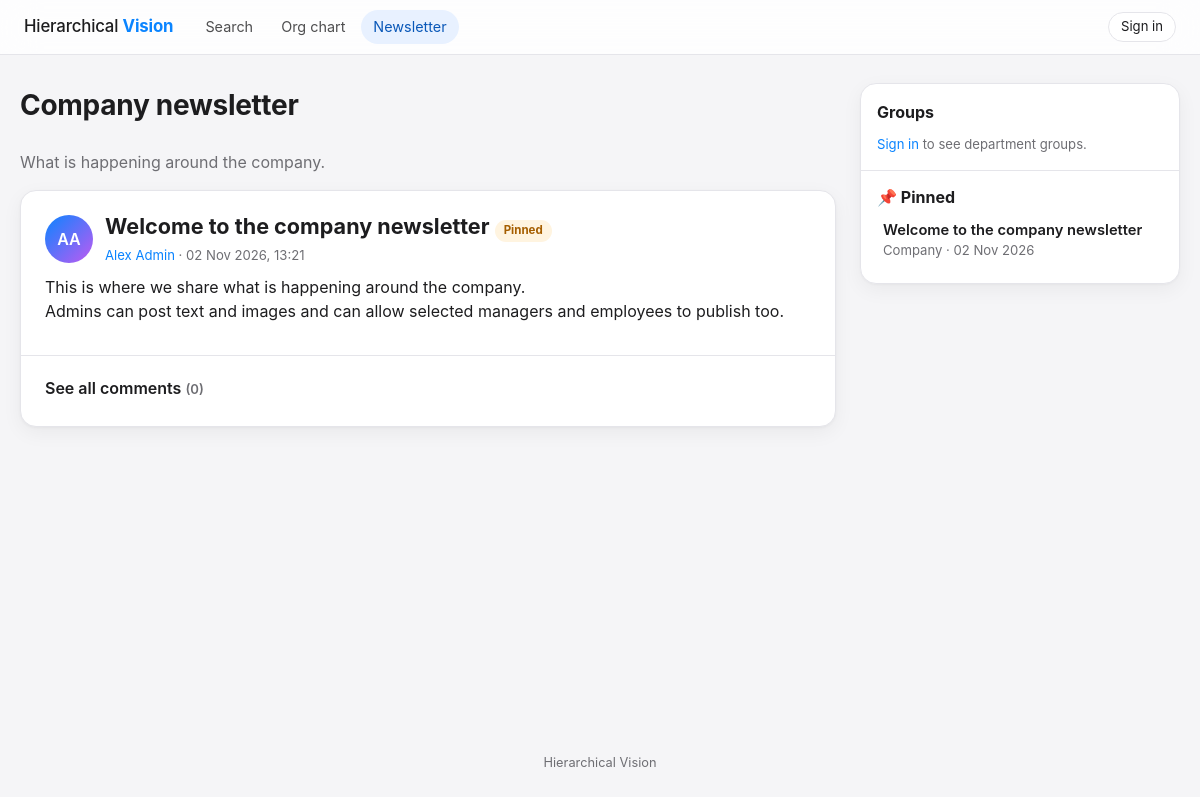
/newsletter/, run on an earlier commit of the app's database.
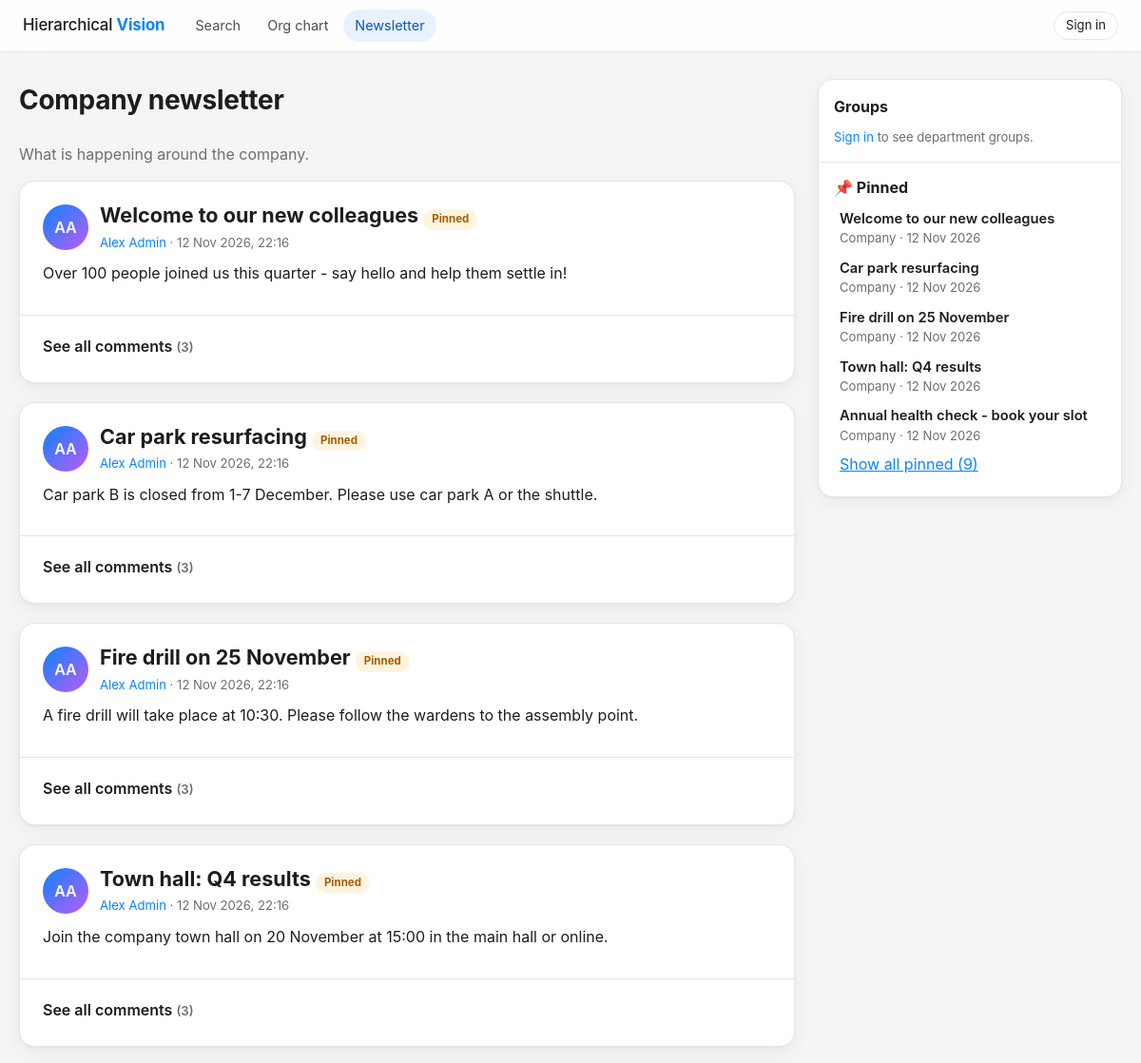
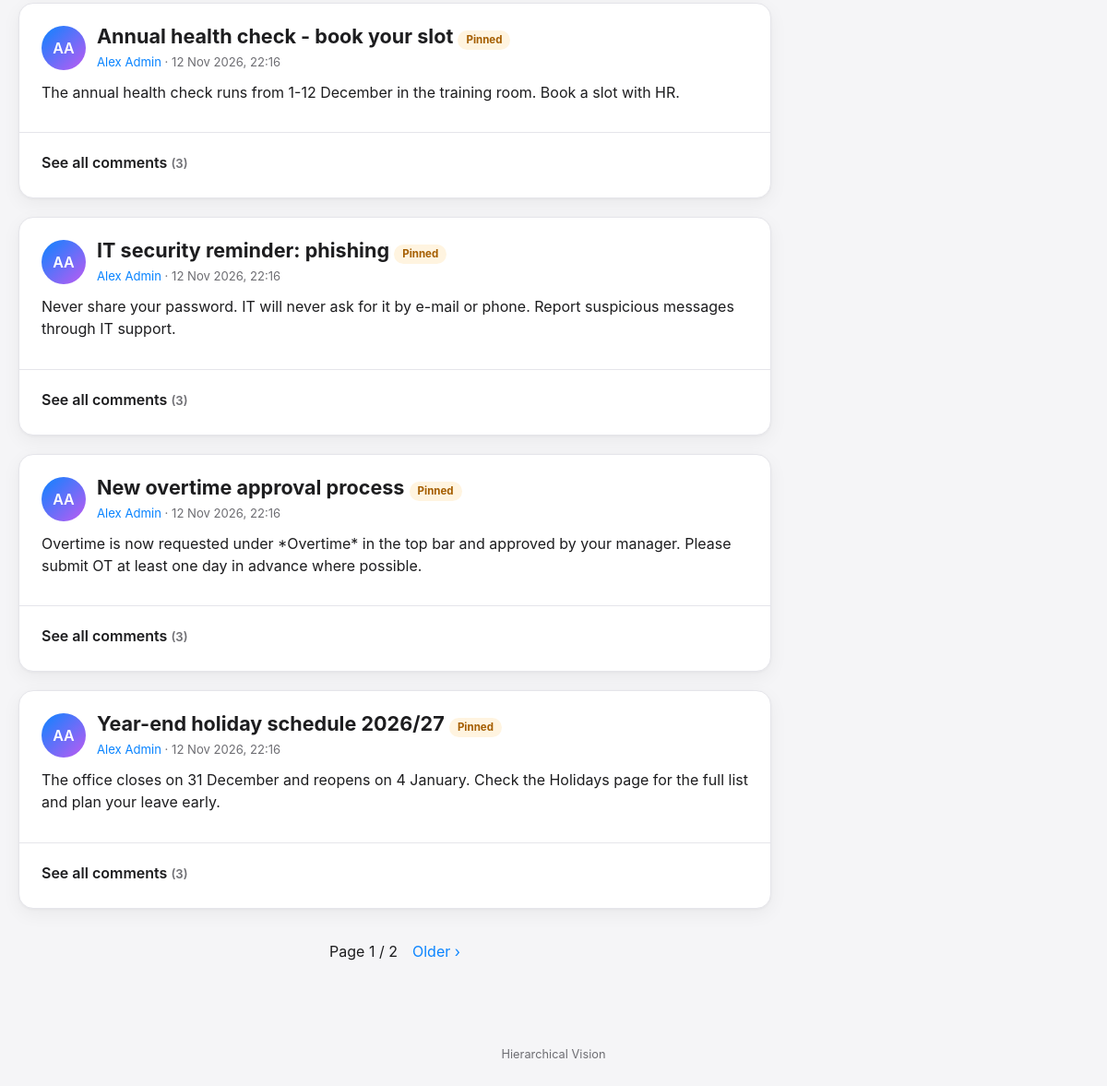
And on a later commit of the database (2 pictures, top to bottom).
### accounts/models.py (models this page shows, shortened)
class User(AbstractBaseUser, PermissionsMixin):
    employee_id = models.CharField(
        max_length=30, unique=True, validators=[employee_id_validator], help_text="e.g. EMP-105. Used to sign in."
    )
    email = models.EmailField("email address", unique=True)
    full_name = models.CharField(max_length=150)
    position = models.CharField(max_length=120, blank=True)
    role = models.CharField(max_length=10, choices=Role.choices, default=Role.EMPLOYEE, db_index=True)
    manager = models.ForeignKey(
        "self",
        null=True,
        blank=True,
        on_delete=models.SET_NULL,
        related_name="direct_reports",
        verbose_name="Peer / Reporting manager",
    )
    contact_info = models.CharField("contact information", max_length=255, blank=True)
    description = models.TextField(blank=True)
    profile_picture = models.ImageField(
        upload_to=profile_picture_path, blank=True, null=True, validators=[FileExtensionValidator(IMAGE_EXTENSIONS), validate_image_size, validate_image_dimensions, validate_image_content]
    )
    background_image = models.ImageField(
        upload_to=background_image_path, blank=True, null=True, validators=[FileExtensionValidator(IMAGE_EXTENSIONS), validate_image_size, validate_image_dimensions, validate_image_content]
    )
    newsletter_publisher = models.BooleanField(
        "may publish to the newsletter", default=False,
        help_text="Lets this employee/manager post in the company newsletter (Admins can always post).",
    )
    leave_dashboard = models.CharField(
        "leave & OT dashboard access", max_length=5, choices=DashboardAccess.choices, default=DashboardAccess.NONE,
        blank=True, help_text="Managers only: lets this manager open the daily leave & OT dashboard (set by Admins).",
    )
    is_active = models.BooleanField(default=True)
    is_staff = models.BooleanField(default=False, editable=False)
    date_joined = models.DateTimeField(auto_now_add=True)
    objects = UserManager()
    USERNAME_FIELD = "employee_id"
    EMAIL_FIELD = "email"
    REQUIRED_FIELDS = ["email", "full_name"]
    class Meta:
        ordering = ["full_name"]
    @property
    def initials(self):
        parts = [p for p in self.full_name.split() if p]
        if not parts:
            return self.employee_id[:2].upper()
        return (parts[0][0] + (parts[-1][0] if len(parts) > 1 else "")).upper()
    def get_absolute_url(self):
        return reverse("accounts:profile", kwargs={"employee_id": self.employee_id})

### newsletter/models.py (models this page shows, shortened)
class Post(models.Model):
    title = models.CharField(max_length=120)
    body = models.TextField(max_length=5000)
    author = models.ForeignKey(
        settings.AUTH_USER_MODEL, null=True, blank=True, on_delete=models.SET_NULL, related_name="newsletter_posts"
    )
    group = models.ForeignKey(NewsGroup, null=True, blank=True, on_delete=models.CASCADE, related_name="posts")
    is_pinned = models.BooleanField(default=False, help_text="Pinned posts stay at the top and appear in the Pinned sidebar.")
    created_at = models.DateTimeField(auto_now_add=True, db_index=True)
    updated_at = models.DateTimeField(auto_now=True)
    objects = PostQuerySet.as_manager()
    class Meta:
        ordering = ["-is_pinned", "-created_at"]
        indexes = [models.Index(fields=["group", "-created_at"], name="news_post_group_idx")]
    def get_absolute_url(self):
        return reverse("newsletter:detail", args=[self.pk])
    def can_edit(self, user):
        if not user.is_authenticated:
            return False
        if user.is_admin:
            return True
        if self.group_id:
            return self.group.can_manage(user) or (self.author_id == user.pk and self.group.can_access(user))
        return user.can_publish_newsletter and self.author_id == user.pk

### newsletter/views.py (the view)
# urls.py: path("", views.post_list, name="list"),
def post_list(request):
    page = Paginator(_posts().filter(group__isnull=True), settings.NEWSLETTER_PAGE_SIZE).get_page(request.GET.get("page"))
    posts = _flag_editable(list(page.object_list), request.user)
    return render(request, "newsletter/list.html", {"page": page, "posts": posts})

### newsletter/models.py (called while the page is built)
    def visible_to(self, user):
        if not (user.is_authenticated and user.is_active):
            return self.filter(group__isnull=True)
        if user.is_admin:
            return self
        member_of = GroupMembership.objects.filter(user=user).values("group_id")
        return self.filter(Q(group__isnull=True) | Q(group__manager=user) | Q(group_id__in=member_of))

### newsletter/templatetags/news_sidebar.py (called while the page is built, shortened)
@register.inclusion_tag("newsletter/_sidebar.html", takes_context=True)
def news_sidebar(context):
    user = context["request"].user
    signed_in = user.is_authenticated
    groups, states, group_total = [], {}, 0
    pinned = list(
        Post.objects.visible_to(user).filter(is_pinned=True).select_related("group").order_by("-created_at")[:SIDEBAR_PINNED]
    )
    return {
        "request": context["request"], "viewer": user, "signed_in": signed_in, "groups": groups, "group_total": group_total,
        "more_groups": max(group_total - len(groups), 0), "pinned": pinned,
    }

### newsletter/views.py (called while the page is built)
def _posts():
    return Post.objects.select_related("author", "group", "group__manager").prefetch_related("images", "comments__author")

### templates/newsletter/list.html (shortened to what this page needs)
{% extends "newsletter/layout.html" %}
{% block news_content %}
<div class="news-wrap">
  <div class="row-between">
    <h1>Company newsletter</h1>
  </div>
  <p class="muted">What is happening around the company.</p>
  {% for post in posts %}{% include "newsletter/_post.html" %}
  {% empty %}
    <div class="card empty-state"><span class="big-icon">&#128240;</span>Nothing has been published yet.</div>
  {% endfor %}
  {% include "newsletter/_pager.html" %}
</div>
{% endblock %}

### templates/newsletter/_post.html (shortened to what this page needs)
<article class="card post">
  <div class="post-inner">
    <div class="post-head">
      {% if post.author %}{% include "partials/_avatar.html" with person=post.author size="md" %}{% endif %}
      <div class="grow">
        <h2 class="post-title">{% if single %}{{ post.title }}{% else %}<a href="{{ post.get_absolute_url }}">{{ post.title }}</a>{% endif %}
          {% if post.is_pinned %}<span class="pill pill-pin">Pinned</span>{% endif %}
          {% if post.group %}<a class="pill pill-group" href="{{ post.group.get_absolute_url }}">{{ post.group.name }}</a>{% endif %}</h2>
        <div class="muted small">
          {% if post.author %}<a href="{{ post.author.get_absolute_url }}">{{ post.author.full_name }}</a>{% else %}Former employee{% endif %}
          · {{ post.created_at|date:"d M Y, H:i" }}
        </div>
      </div>
    </div>
    <div class="post-body">{{ post.body|urlize|linebreaks }}</div>
  </div>
  <section class="comments" id="comments-{{ post.pk }}" aria-label="Comments">
    <details class="comments-toggle">
    <summary><span class="when-closed">See all comments</span><span class="when-open">Hide comments</span> <span class="muted small">({{ post.comments.all|length }})</span></summary>
    </details>
  </section>
</article>

### templates/partials/_avatar.html
{% if person.profile_picture %}<img class="avatar {{ size|default:'' }}" src="{{ person.profile_picture.url }}" alt="{{ person.full_name }}">{% else %}<span class="avatar avatar-initials {{ size|default:'' }}">{{ person.initials }}</span>{% endif %}

### templates/newsletter/_sidebar.html (shortened to what this page needs)
<aside class="news-side" aria-label="Newsletter sidebar">
  <section class="side-sec" aria-labelledby="side-groups">
    <div class="row-between side-head">
      <h2 id="side-groups">Groups</h2>
    </div>
    {% if not signed_in %}
      <p class="muted small"><a href="{% url 'accounts:login' %}?next={{ request.path|urlencode }}">Sign in</a> to see department groups.</p>
    {% endif %}
  </section>
  <hr class="side-divider">
  <section class="side-sec" aria-labelledby="side-pinned">
    <div class="side-head"><h2 id="side-pinned">&#128204; Pinned</h2></div>
    <ul class="side-list" data-collapse="5">
      {% for p in pinned %}
      <li{% if forloop.counter > 5 %} class="extra" hidden{% endif %}>
        <a class="side-link" href="{{ p.get_absolute_url }}">
          <span class="side-text"><strong>{{ p.title }}</strong>
            <span class="muted small">{% if p.group %}{{ p.group.name }}{% else %}Company{% endif %} &middot; {{ p.created_at|date:"d M Y" }}</span></span>
        </a>
      </li>
      {% empty %}<li class="side-empty muted small">Nothing is pinned.</li>{% endfor %}
    </ul>
    {% if pinned|length > 5 %}<button type="button" class="side-toggle small" data-toggle-list data-more="Show all pinned ({{ pinned|length }})" data-less="Show less" aria-expanded="false">Show all pinned ({{ pinned|length }})</button>{% endif %}
  </section>
</aside>

What changed in the data, as far as the page shows it:
no longer on this page (row unchanged): Post: {{ person.initials }} "AA", title "Welcome to the company newsletter", is_pinned "Pinned", author.full_name "Alex Admin", created_at "02 Nov 2026, 13:21", body "This is where we share what is happening around the company. Admins can post text and images and can allow selected managers and employees to publish too.", comments.all|length "0", shows "Company", created_at "02 Nov 2026"
added Post: {{ person.initials }} "AA", title "Welcome to our new colleagues", is_pinned "Pinned", author.full_name "Alex Admin", created_at "12 Nov 2026, 22:16", body "Over 100 people joined us this quarter - say hello and help them settle in!", comments.all|length "3", shows "Company", created_at "12 Nov 2026"
added Post: {{ person.initials }} "AA", title "Car park resurfacing", is_pinned "Pinned", author.full_name "Alex Admin", created_at "12 Nov 2026, 22:16", body "Car park B is closed from 1-7 December. Please use car park A or the shuttle.", comments.all|length "3", shows "Company", created_at "12 Nov 2026"
added Post: {{ person.initials }} "AA", title "Fire drill on 25 November", is_pinned "Pinned", author.full_name "Alex Admin", created_at "12 Nov 2026, 22:16", body "A fire drill will take place at 10:30. Please follow the wardens to the assembly point.", comments.all|length "3", shows "Company", created_at "12 Nov 2026"
added Post: {{ person.initials }} "AA", title "Town hall: Q4 results", is_pinned "Pinned", author.full_name "Alex Admin", created_at "12 Nov 2026, 22:16", body "Join the company town hall on 20 November at 15:00 in the main hall or online.", comments.all|length "3", shows "Company", created_at "12 Nov 2026"
added Post: {{ person.initials }} "AA", title "Annual health check - book your slot", is_pinned "Pinned", author.full_name "Alex Admin", created_at "12 Nov 2026, 22:16", body "The annual health check runs from 1-12 December in the training room. Book a slot with HR.", comments.all|length "3", shows "Company", created_at "12 Nov 2026"
added Post: {{ person.initials }} "AA", title "IT security reminder: phishing", is_pinned "Pinned", author.full_name "Alex Admin", created_at "12 Nov 2026, 22:16", body "Never share your password. IT will never ask for it by e-mail or phone. Report suspicious messages through IT support.", comments.all|length "3", shown under "Company newsletter"
added Post: {{ person.initials }} "AA", title "New overtime approval process", is_pinned "Pinned", author.full_name "Alex Admin", created_at "12 Nov 2026, 22:16", body "Overtime is now requested under *Overtime* in the top bar and approved by your manager. Please submit OT at least one day in advance where possible.", comments.all|length "3", shown under "Company newsletter"
added Post: {{ person.initials }} "AA", title "Year-end holiday schedule 2026/27", is_pinned "Pinned", author.full_name "Alex Admin", created_at "12 Nov 2026, 22:16", body "The office closes on 31 December and reopens on 4 January. Check the Holidays page for the full list and plan your leave early.", comments.all|length "3", shown under "Company newsletter"
Also different on the page:
{{ page.number }}: (not shown) → "1"
{{ page.paginator.num_pages }}: (not shown) → "2"
{{ pinned|length }}: (not shown) → "9"
text now shown: "Page / Older › Show all pinned ( )"
